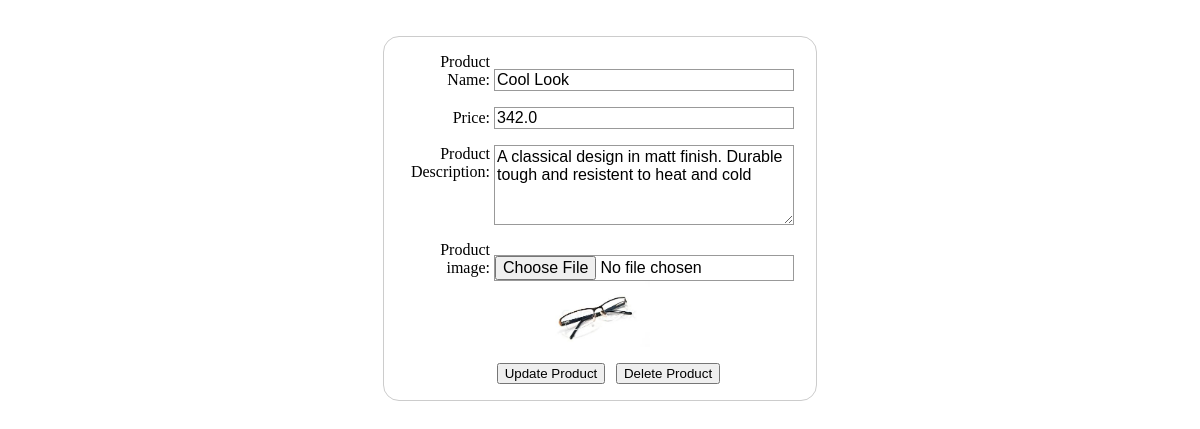
The page /edit/Cool Look on the database its author committed.
### tables this page shows
CREATE TABLE Products (Name TEXT PRIMARY KEY, Description TEXT, Price REAL, Image TEXT );

### server.py (the view)
@app.route("/edit/<product>", methods=["GET"])
def edit_product(product):
    try:
        con = open_DB('catalogue.db')
        cur = con.cursor()
        cur.execute("SELECT * FROM products where name=?",(product,))
        row = cur.fetchone()
        con.close()
    except Exception as e:
        print(str(e))
    return render_template("product_edit.html", data=row)

### server.py (called while the page is built)
def open_DB(db):
    connection = sqlite3.connect(db)
    connection.row_factory = sqlite3.Row # return a library instead of a tuple
    return connection

### templates/product_edit.html (shortened to what this page needs)
﻿<!DOCTYPE html>
<html lang="en">
<head>
</head>
<body>
    <form action="{{ url_for('edit_product',product=data['name'])}}" method="post" enctype = "multipart/form-data">
        <div>
            <label for="name">Product Name:</label>
            <input type="text" id="name" name="name" required="required" value="{{ data['name']}}">
        </div>
        <div>
            <label for="price">Price:</label>
            <input type="number" step="0.10" id="price" name="price" value="{{data['price']}}">
        </div>
        <div>
            <label for="description">Product Description:</label>
            <textarea id="description" name="description">{{ data['description']}}</textarea>
        </div>
        <div>
            <label for="image">Product image:</label>
            <input type="file" id="image" name="image">
            <image src="/static/images/{{ data['image'] }}" style="width:100px;display:block;margin:auto auto" />
        </div>
        <div class="button">
            <button type="submit" name="submit" value="update">Update Product</button>
            <button type="submit" name="submit" value="delete">Delete Product</button>
        </div>
    </form>
</body>
</html>

### templates/product_edit.html (style rules this page uses)
form { margin: 10px auto; width: 400px; padding: 1em; border: 1px solid #CCC; border-radius: 1em; }
form div + div { margin-top: 1em; }
label { display: inline-block; width: 90px; text-align: right; }
input, textarea { font: 1em sans-serif; width: 300px; box-sizing: border-box; border: 1px solid #999; }
textarea { vertical-align: top; height: 5em; }
.button { padding-left: 90px; }
button { margin-left: .5em; }

### rows shown on the page
Products: name "Cool Look", price "342.0", description "A classical design in matt finish. Durable tough and resistent to heat and cold", image (picture)
